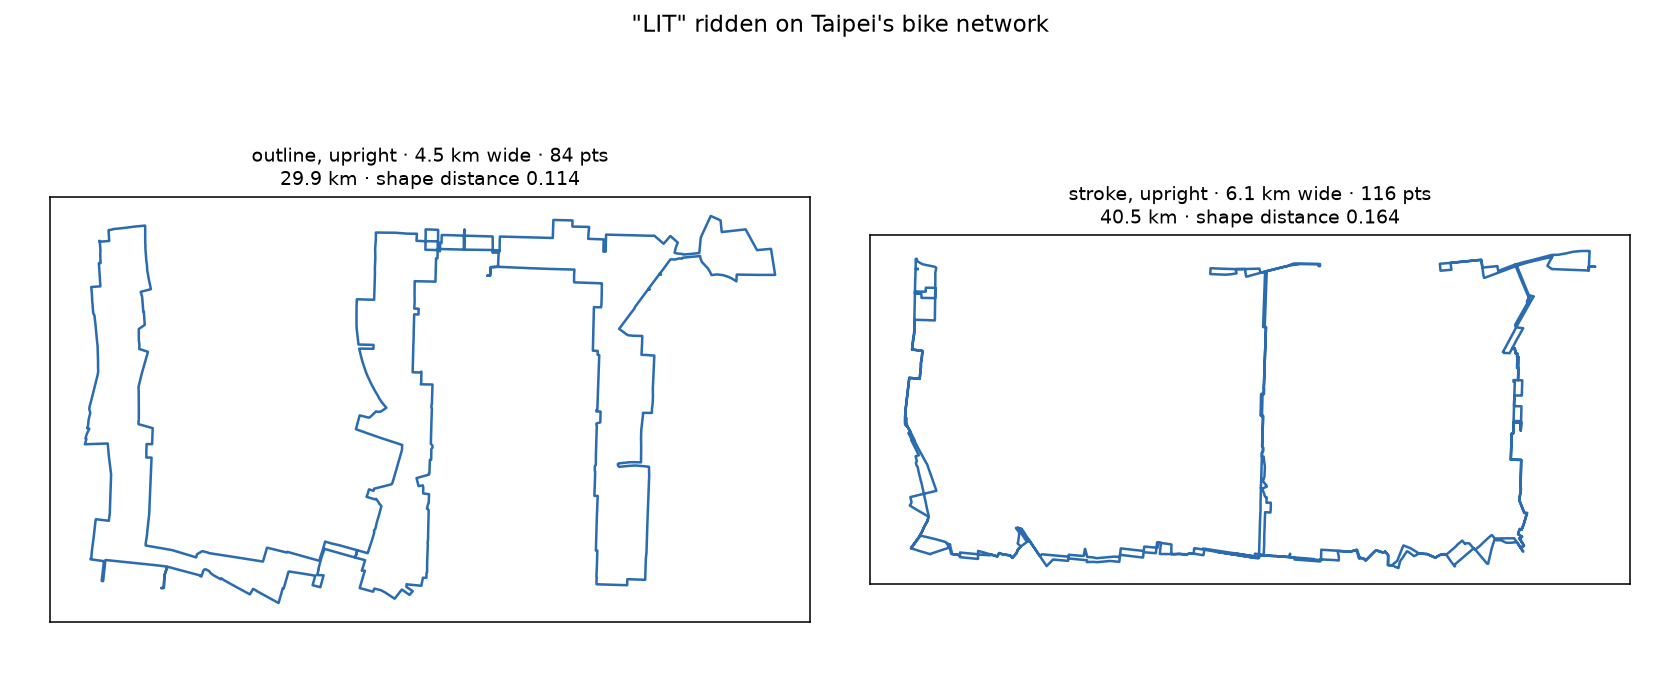

Recreate this plot in Python.
"""
Ride a word, and find out the metric has been wrong about text all along.

POC 12's first half compared the two letter styles on paper. This half fits
"LIT" to Taipei's bike network in both, and turned up something neither the
paper comparison nor any earlier POC could have: **rotation invariance, which
POC 5's raters endorsed and POC 6 built the search around, is wrong for text.**

A heart tilted 40 degrees is still a heart, and a rater said so. A word tilted
40 degrees is not a word. With rotation free, the search found tilted placements
and the metric scored them WELL - outline 0.066, stroke 0.124 - while neither is
readable as LIT at all. Forcing upright produced routes that do read as letters
and the metric scored them WORSE: 0.114 and 0.164.

So for text the metric is not merely insensitive, it is inverted: it prefers the
unreadable fit. Rotation has to be a constraint supplied with the shape, not a
free parameter, and the metric owes text an orientation term it does not have.

Run:  python poc12_word_routes.py
Out:  poc12_word_routes.png, poc12_word_routes.json, gpx/word_lit_*.gpx
"""

from __future__ import annotations

import json
from pathlib import Path

import matplotlib
matplotlib.use("Agg")
import matplotlib.pyplot as plt
import numpy as np
from pyproj import Transformer

import multi_contour as mc
import route_feasibility as rf
import shape_library as sl
from heart_route_poc import download_walk_graph
from heart_route_poc2 import NoRouteFoundError
from heart_route_poc3 import (GRID_STEP_M, MIN_SEPARATION_M, NETWORK_HALF_SIZE_M,
                              SEARCH_LAT, SEARCH_LON, build_center_grid,
                              build_street_index, select_candidates)
from poc6_shapes import coarse_scan, refine
from poc11_onestroke import n_min_curve, perimeter
from route_export import write_gpx

WORD = "LIT"
STYLES = ["outline", "stroke"]
ROTATIONS_DEG = (0.0,)      # see module docstring - text is not rotation-invariant
MODE = "bike"
GPX_DIR = Path(__file__).with_name("gpx")
OUT_PNG = Path(__file__).with_name("poc12_word_routes.png")
OUT_JSON = Path(__file__).with_name("poc12_word_routes.json")


def main() -> None:
    cfg = rf.MODES[MODE]
    graph = download_walk_graph(SEARCH_LAT, SEARCH_LON, NETWORK_HALF_SIZE_M, mode=MODE)
    to_proj = Transformer.from_crs("EPSG:4326", graph.graph["crs"], always_xy=True)
    region = np.array(to_proj.transform(SEARCH_LON, SEARCH_LAT))
    tree = build_street_index(graph)

    GPX_DIR.mkdir(exist_ok=True)
    results, routes = {}, {}
    for style in STYLES:
        curve = mc.text_curve(WORD, style)
        name = sl.register(f"word_{WORD.lower()}_{style}", curve)
        n = n_min_curve(curve)
        width = n * cfg["street_scale_m"] / perimeter(curve)
        print(f"\n=== {WORD} {style}: n_min {n}, width {width:.0f} m, "
              f"predicted {n * cfg['street_scale_m'] * cfg['detour'] / 1000:.1f} km")

        margin = max(400.0, NETWORK_HALF_SIZE_M - width * 0.75)
        centers, _, _ = build_center_grid(region, margin, GRID_STEP_M)
        scored = coarse_scan(tree, centers, name, width, ROTATIONS_DEG)
        if not np.isfinite(scored["score"]).any():
            results[style] = {"status": "no placement"}
            continue

        best = None
        for row in select_candidates(scored, 3, MIN_SEPARATION_M):
            try:
                fit = refine(graph, name, np.array([row["x"], row["y"]]),
                             row["rotation"], width, points=n)
            except NoRouteFoundError:
                continue
            if fit is not None and (best is None or fit["distance"] < best["distance"]):
                best = fit
        if best is None:
            results[style] = {"status": "no route"}
            continue

        write_gpx(best, graph.graph["crs"],
                  GPX_DIR / f"word_{WORD.lower()}_{style}.gpx",
                  f"{WORD} ({style})", WORD, MODE)
        routes[style] = best["route_xy"]
        results[style] = {"status": "ok", "n_min": n, "width_m": width,
                          "distance": best["distance"],
                          "route_km": best["metrics"]["route_km"]}
        print(f"  distance {best['distance']:.3f}, {best['metrics']['route_km']:.1f} km")

    fig, axes = plt.subplots(1, len(STYLES), figsize=(6 * len(STYLES), 5))
    for ax, style in zip(np.atleast_1d(axes), STYLES):
        r = results[style]
        if style in routes:
            xy = routes[style]
            ax.plot(xy[:, 0], xy[:, 1], lw=1.3, color="#2b6cb0")
            ax.set_title(f"{style}, upright · {r['width_m'] / 1000:.1f} km wide · "
                         f"{r['n_min']} pts\n{r['route_km']:.1f} km · "
                         f"shape distance {r['distance']:.3f}", fontsize=10)
        ax.set_aspect("equal")
        ax.set_xticks([])
        ax.set_yticks([])
    fig.suptitle(f'"{WORD}" ridden on Taipei\'s bike network', fontsize=12)
    fig.subplots_adjust(top=0.8, wspace=0.08, left=0.03, right=0.97, bottom=0.03)
    fig.savefig(OUT_PNG, dpi=140)
    OUT_JSON.write_text(json.dumps(results, indent=2))
    print(json.dumps(results, indent=2))


if __name__ == "__main__":
    main()
